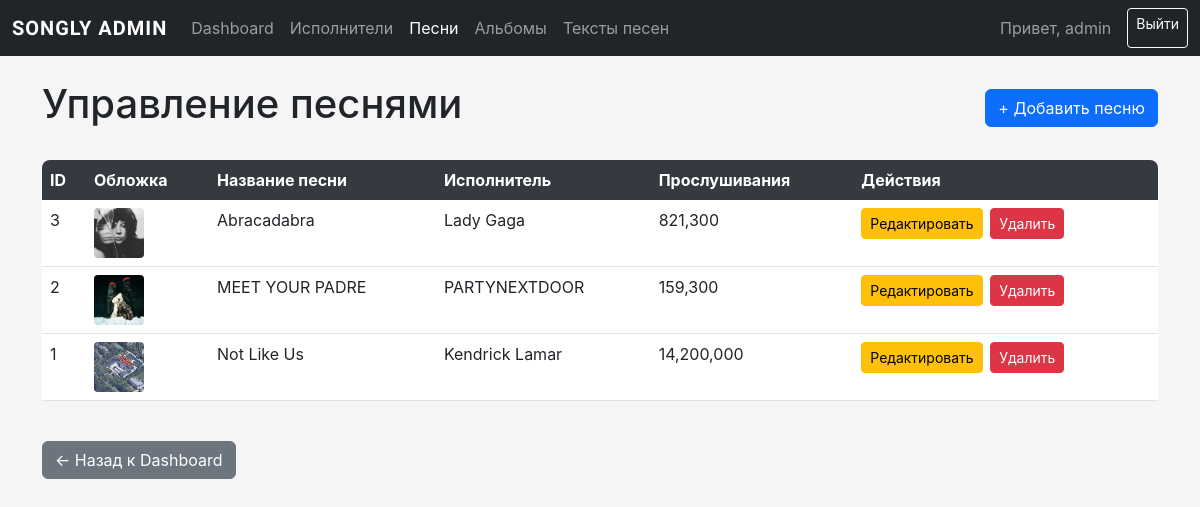
Screenshot of /admin/admin_songs.php (signed in) with the database file from the repository.
### tables this page shows
CREATE TABLE IF NOT EXISTS `songs` (
  `id_songs` INT(11) NOT NULL AUTO_INCREMENT,
  `name_songs` VARCHAR(255) NOT NULL,
  `id_singer` INT(11) NOT NULL,
  `number_of_auditions` INT(11) DEFAULT 0,
  `image_path` VARCHAR(255) DEFAULT NULL,
  PRIMARY KEY (`id_songs`),
  INDEX `idx_singer` (`id_singer`),
  INDEX `idx_name_songs` (`name_songs`),
  FOREIGN KEY (`id_singer`) REFERENCES `singer`(`id_singer`) ON DELETE CASCADE
);

CREATE TABLE IF NOT EXISTS `singer` (
  `id_singer` INT(11) NOT NULL AUTO_INCREMENT,
  `name_singer` VARCHAR(255) NOT NULL,
  `description` TEXT DEFAULT NULL,
  `followers` INT(11) DEFAULT 0,
  `contributions` INT(11) DEFAULT 0,
  `image_path` VARCHAR(255) DEFAULT NULL,
  PRIMARY KEY (`id_singer`),
  INDEX `idx_name_singer` (`name_singer`)
);

### admin/admin_songs.php (the view, shortened to what this page needs)
<?php
require_once('../config/db_config.php');
$sql = "SELECT s.id_songs, s.name_songs, s.image_path, s.number_of_auditions, singer.name_singer
        FROM songs s
        LEFT JOIN singer ON s.id_singer = singer.id_singer
        ORDER BY s.name_songs ASC";
$result = $conn->query($sql);
?>
<!DOCTYPE html>
<html lang="ru">
<head>
    <link href="https://cdn.jsdelivr.net/npm/bootstrap@5.3.0/dist/css/bootstrap.min.css" rel="stylesheet">
    <link href="css/admin_style.css" rel="stylesheet">
</head>
<body>
    <nav class="navbar navbar-dark bg-dark navbar-expand-lg">
        <div class="container-fluid">
            <a class="navbar-brand" href="admin_dashboard.php" style="font-family: 'Krona One', sans-serif;">SONGLY ADMIN</a>
            <div class="collapse navbar-collapse" id="navbarNav">
                <ul class="navbar-nav me-auto">
                    <li class="nav-item">
                        <a class="nav-link" href="admin_dashboard.php">Dashboard</a>
                    </li>
                    <li class="nav-item">
                        <a class="nav-link" href="admin_singers.php">Исполнители</a>
                    </li>
                    <li class="nav-item">
                        <a class="nav-link active" href="admin_songs.php">Песни</a>
                    </li>
                    <li class="nav-item">
                        <a class="nav-link" href="admin_albums.php">Альбомы</a>
                    </li>
                    <li class="nav-item">
                        <a class="nav-link" href="admin_lyrics.php">Тексты песен</a>
                    </li>
                </ul>
                <div class="d-flex">
                    <span class="navbar-text me-3">
                        Привет, <?php echo htmlspecialchars($_SESSION['admin_username']); ?>
                    </span>
                    <a href="admin_logout.php" class="btn btn-outline-light btn-sm">Выйти</a>
                </div>
            </div>
        </div>
    </nav>
    <div class="container mt-4">
        <div class="d-flex justify-content-between align-items-center mb-4">
            <h1>Управление песнями</h1>
            <a href="admin_song_add.php" class="btn btn-primary">+ Добавить песню</a>
        </div>
        <?php if ($result && $result->num_rows > 0): ?>
            <div class="table-responsive">
                <table class="table table-hover">
                    <thead>
                        <tr>
                            <th>ID</th>
                            <th>Обложка</th>
                            <th>Название песни</th>
                            <th>Исполнитель</th>
                            <th>Прослушивания</th>
                            <th>Действия</th>
                        </tr>
                    </thead>
                    <tbody>
                        <?php while($row = $result->fetch_assoc()): ?>
                            <tr>
                                <td><?php echo $row['id_songs']; ?></td>
                                <td>
                                    <?php
                                    $imagePath = !empty($row['image_path']) ? '../' . $row['image_path'] : '../images/default_song_cover.png';
                                    if (file_exists($imagePath)):
                                    ?>
                                        <img src="<?php echo htmlspecialchars($imagePath); ?>"
                                             alt="<?php echo htmlspecialchars($row['name_songs']); ?>"
                                             class="table-image">
                                    <?php else: ?>
                                        <img src="../images/default_song_cover.png" alt="No image" class="table-image">
                                    <?php endif; ?>
                                </td>
                                <td><?php echo htmlspecialchars($row['name_songs']); ?></td>
                                <td><?php echo htmlspecialchars($row['name_singer'] ?? 'Не указан'); ?></td>
                                <td><?php echo number_format($row['number_of_auditions'], 0, '.', ','); ?></td>
                                <td class="action-buttons">
                                    <a href="admin_song_edit.php?id=<?php echo $row['id_songs']; ?>"
                                       class="btn btn-sm btn-warning">Редактировать</a>
                                    <button type="button" class="btn btn-sm btn-danger"
                                            onclick="confirmDelete(<?php echo $row['id_songs']; ?>, '<?php echo htmlspecialchars($row['name_songs'], ENT_QUOTES); ?>')">
                                        Удалить
                                    </button>
                                </td>
                            </tr>
                        <?php endwhile; ?>
                    </tbody>
                </table>
            </div>
        <?php endif; ?>
        <div class="mt-4">
            <a href="admin_dashboard.php" class="btn btn-secondary">← Назад к Dashboard</a>
        </div>
    </div>
</body>
</html>

### admin/css/admin_style.css (style rules this page uses)
body { background-color: #f5f5f5; font-family: -apple-system, BlinkMacSystemFont, 'Segoe UI', Roboto, 'Helvetica Neue', Arial, sans-serif; }
.navbar-brand { font-weight: bold; letter-spacing: 1px; }
.table-image { width: 50px; height: 50px; object-fit: cover; border-radius: 4px; }
.table-responsive { border-radius: 8px; }
.table thead th { background-color: #343a40; color: white; border: none; }
.action-buttons { white-space: nowrap; }
.action-buttons .btn { margin-right: 3px; margin-bottom: 3px; }

### rows the page displays
songs: id_songs "3", image_path (picture), name_songs "Abracadabra", id_singer.name_singer "Lady Gaga", number_of_auditions "821,300"
songs: id_songs "2", image_path (picture), name_songs "MEET YOUR PADRE", id_singer.name_singer "PARTYNEXTDOOR", number_of_auditions "159,300"
songs: id_songs "1", image_path (picture), name_songs "Not Like Us", id_singer.name_singer "Kendrick Lamar", number_of_auditions "14,200,000"

### other values shown
$_SESSION['admin_username'] "admin"
